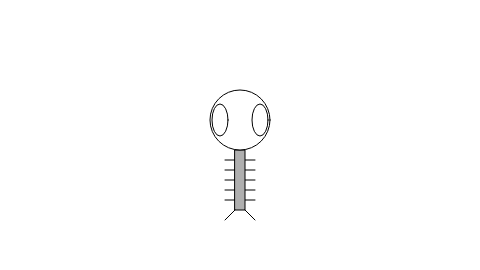
Frame 1 (no input)
Frame 60 (no input): identical to frame 1, image omitted
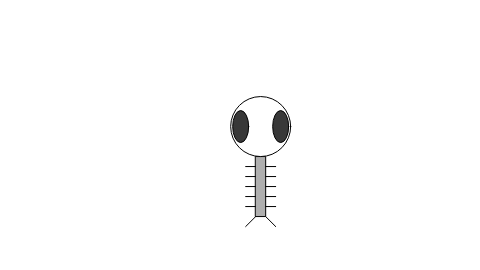
Frame 120 (the mouse pressed at the canvas centre since frame 60)

The p5.js sketch that drew these frames (run headless with seeded random() and noise() and a simulated clock; from frame 60 on, the mouse is pressed at the canvas centre):

// p5.js sketch
// ── sketch.js
// Learning Processing
// Daniel Shiffman
// http://www.learningprocessing.com

// Example 7-5: Zoog with functions

var x = 240;
var y = 180;
var w = 60;
var h = 60;
var eyeSize = 16;

function setup() {
  createCanvas(480, 270);
}

function draw() {
  background(255); // Draw a black background
  
  // mouseX position determines speed factor for moveZoog function
  var factor = constrain(mouseX/10,0,5);

  // The code for changing the variables associated with Zoog and displaying Zoog is moved outside of draw() and into functions called here. 
  // The functions are given arguments, such as “Jiggle Zoog by the following factor” and “draw Zoog with the following eye color.
  jiggleZoog(factor);
  // pass in a color to drawZoog
  // function for eye's color
  var d = dist(x,y,mouseX,mouseY);
  var c = color(d);
  drawZoog(c);
}

function jiggleZoog(speed) {
  // Change the x and y location of Zoog randomly
  x = x + random( - 1,1)*speed;
  y = y + random( - 1,1)*speed;
  // Constrain Zoog to window
  x = constrain(x,0,width);
  y = constrain(y,0,height);
}

function drawZoog(eyeColor) {
  // Set ellipses and rects to CENTER mode
  ellipseMode(CENTER);
  rectMode(CENTER);
  // Draw Zoog's arms with a for loop
  for (var i = y - h/3; i < y + h/2; i += 10) {
    stroke(0);
    line(x - w/4,i,x + w/4,i);
  }
  // Draw Zoog's body
  stroke(0);
  fill(175);
  rect(x,y,w/6,h);
  // Draw Zoog's head
  stroke(0);
  fill(255);
  ellipse(x,y - h,w,h);
  // Draw Zoog's eyes
  fill(eyeColor);
  ellipse(x - w/3,y - h,eyeSize,eyeSize*2);
  ellipse(x + w/3,y - h,eyeSize,eyeSize*2);
  // Draw Zoog's legs
  stroke(0);
  line(x - w/12,y + h/2,x - w/4,y + h/2 + 10);
  line(x + w/12,y + h/2,x + w/4,y + h/2 + 10);
}
